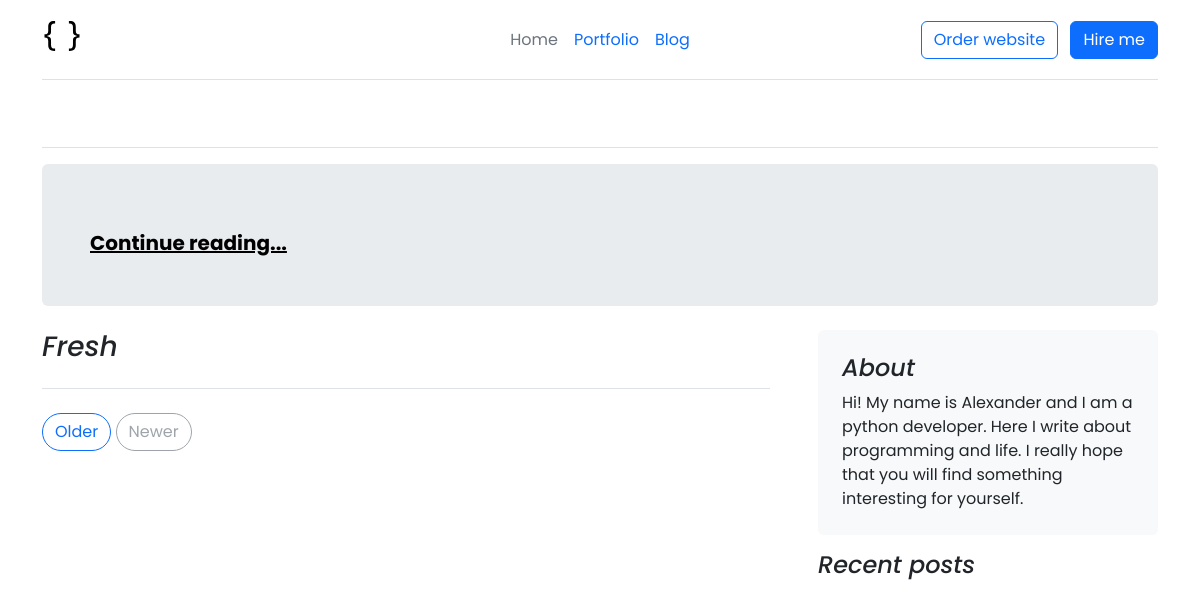
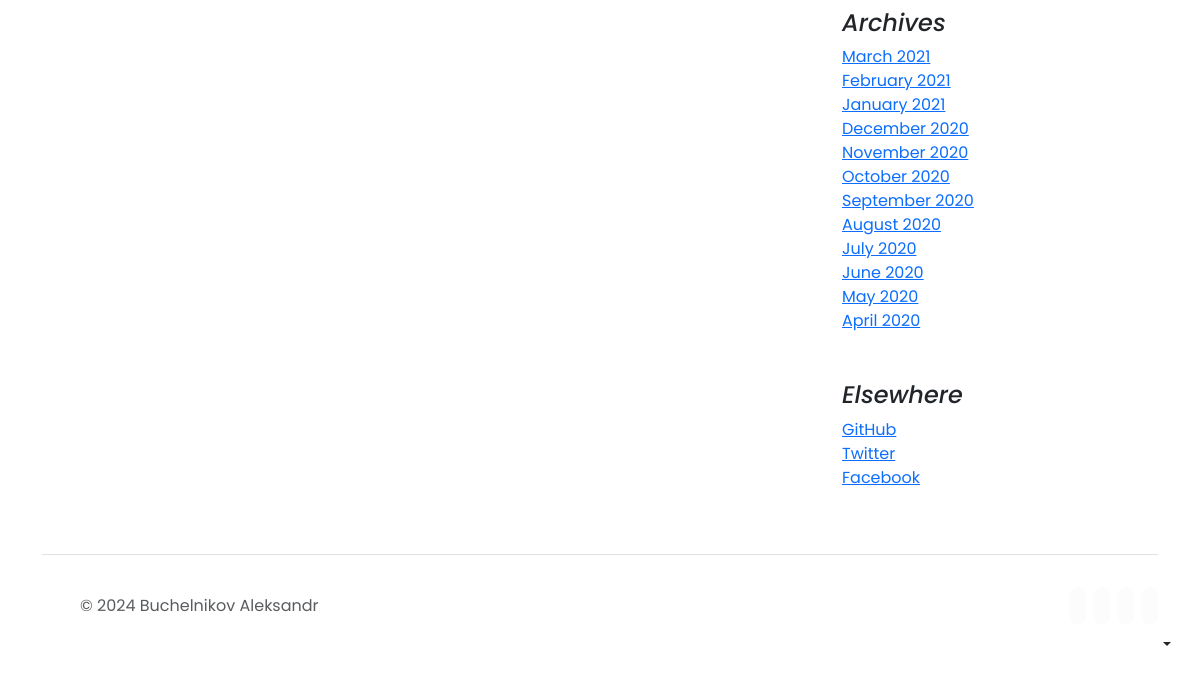
Page /blog/ on the earlier database version (2 pictures, top to bottom).
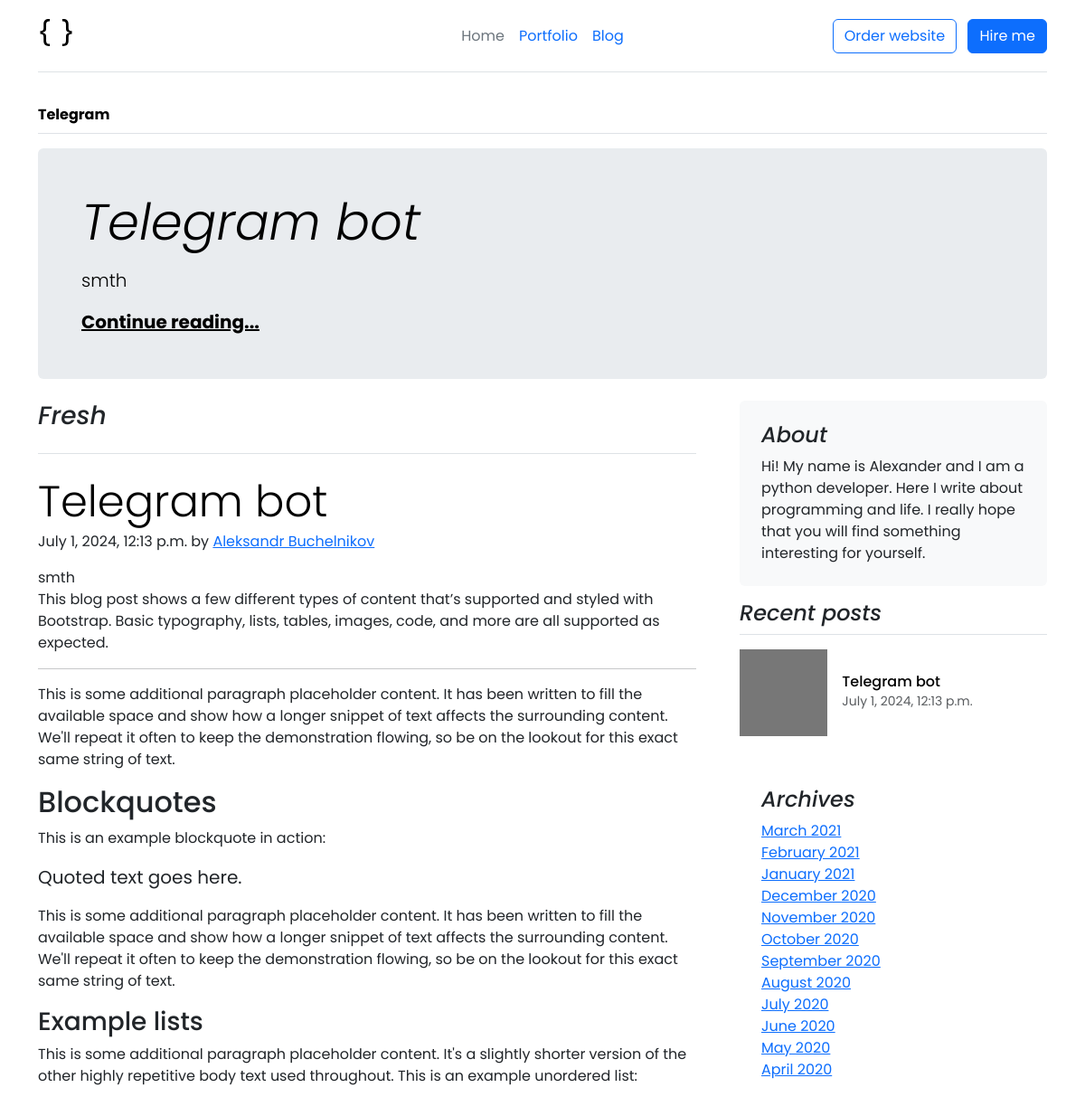
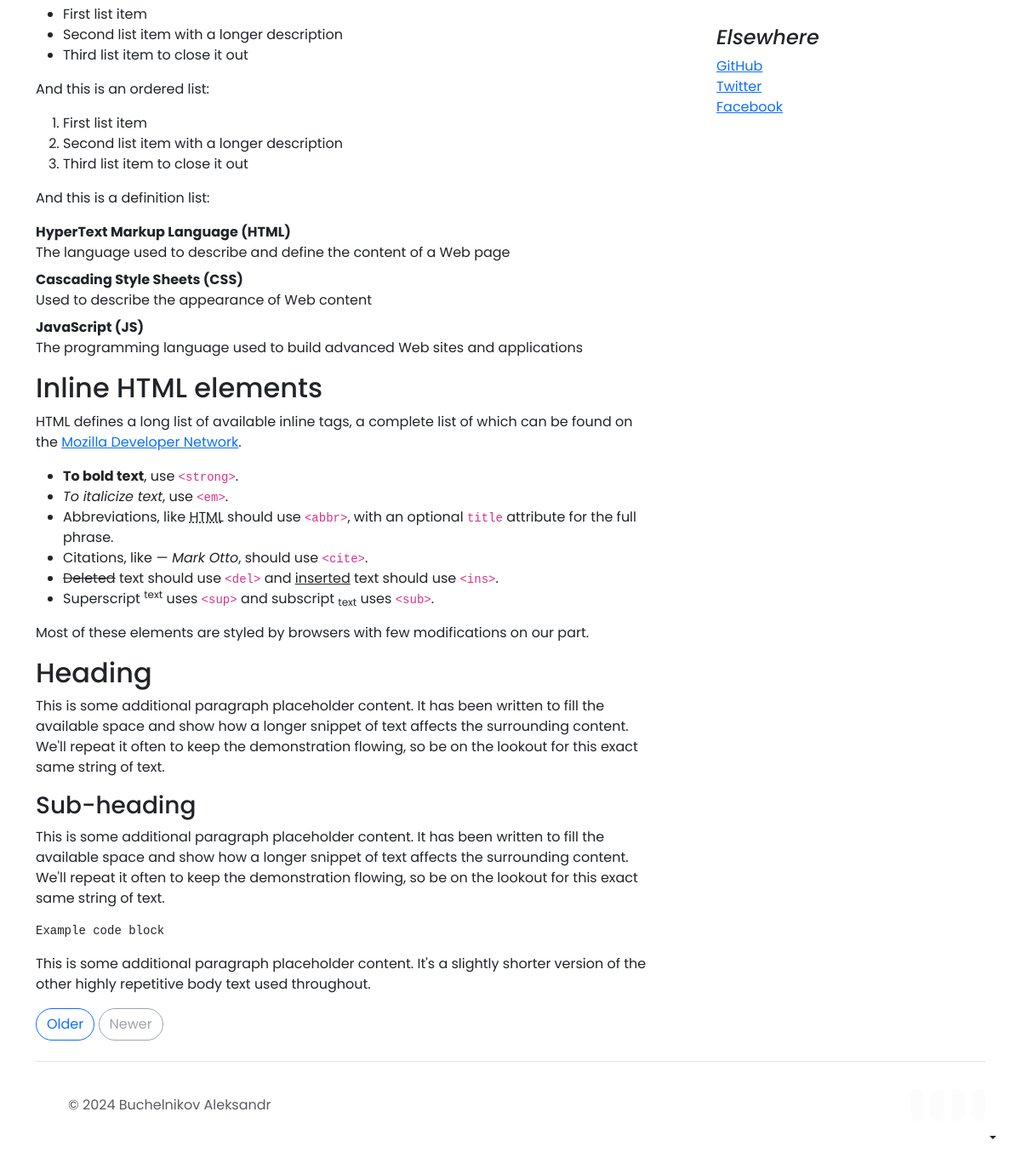
Same page on the later database version (2 pictures, top to bottom).
### blog/models.py (models this page shows, shortened)
class TitleModel(models.Model):
    name = models.CharField('Заголовок', max_length=MAXIMUM_STRING_LENGTH,)
    class Meta:
        abstract = True

class Post(TitleModel):
    text = models.TextField('Текст')
    pub_date = models.DateTimeField(
        'Дата и время публикации',
        help_text=(
            'Если установить дату и время в будущем'
            ' — можно делать отложенные публикации.'
        )
    )
    category = models.ForeignKey(
        Category,
        verbose_name='Категория',
        on_delete=models.SET_NULL,
        null=True,
    )
    main_foto = models.ImageField(
        'Фото',
        upload_to='post_images',
        blank=True,
    )
    class Meta:
        verbose_name = 'публикация'
        verbose_name_plural = 'Публикации'
        default_related_name = 'posts'
        ordering = ('-pub_date',)

class Category(TitleModel):
    description = models.TextField('Описание')
    slug = models.SlugField(
        'Идентификатор',
        unique=True,
        max_length=64,
        help_text=(
            'Идентификатор страницы для URL; разрешены символы латиницы, '
            'цифры, дефис и подчёркивание.'
        ),
    )
    def __str__(self):
        return self.name[:NUMBER_OF_VISIBLE_CHATACTERS]

### blog/views.py (the view)
# urls.py: path('blog/', views.PostListView.as_view(), name='all_posts'),
class PostListView(ListView):
    model = Post
    ordering = '-pub_date'
    paginate_by = 8
    template_name = 'blog/post_list.html'

### templates/blog/post_list.html (shortened to what this page needs)
{% extends "base.html" %}
{% load static %}
{% block content %}
{% include "includes/toggle-theme.html" %}
<div class="container">
  <div class="nav-scroller py-1 mb-3 border-bottom">
    <nav class="nav nav-underline justify-content-between">
      {% for post in page_obj %}
        <a class="nav-item nav-link link-body-emphasis active" href="#">{{ post.category }}</a>
      {% endfor %}
    </nav>
  </div>
</div>
<main class="container">
  <div class="p-4 p-md-5 mb-4 rounded text-body-emphasis bg-body-secondary">
    <div class="col-lg-6 px-0">
      {% with page_obj|first as first_post %}
        <h1 class="display-4 fst-italic">{{ first_post.name }}</h1>
        <p class="lead my-3">{{ first_post.text|truncatechars:250 }}</p>
        <p class="lead mb-0"><a href="#" class="text-body-emphasis fw-bold">Continue reading...</a></p>
      {% endwith %}
    </div>
  </div>
  <div class="row g-5">
    <div class="col-md-8">
      <h3 class="pb-4 mb-4 fst-italic border-bottom">
        Fresh
      </h3>
      {% for post in page_obj|slice:":2" %}
        <article class="blog-post">
          <h2 class="display-5 link-body-emphasis mb-1">{{ post.name }}</h2>
          <p class="blog-post-meta">{{post.pub_date}} by <a href="#">Aleksandr Buchelnikov</a></p>
          {{ post.text }}
          <p>This blog post shows a few different types of content that’s supported and styled with Bootstrap. Basic typography, lists, tables, images, code, and more are all supported as expected.</p>
          <hr>
          <p>This is some additional paragraph placeholder content. It has been written to fill the available space and show how a longer snippet of text affects the surrounding content. We'll repeat it often to keep the demonstration flowing, so be on the lookout for this exact same string of text.</p>
          <h2>Blockquotes</h2>
          <p>This is an example blockquote in action:</p>
          <blockquote class="blockquote">
            <p>Quoted text goes here.</p>
          </blockquote>
          <p>This is some additional paragraph placeholder content. It has been written to fill the available space and show how a longer snippet of text affects the surrounding content. We'll repeat it often to keep the demonstration flowing, so be on the lookout for this exact same string of text.</p>
          <h3>Example lists</h3>
          <p>This is some additional paragraph placeholder content. It's a slightly shorter version of the other highly repetitive body text used throughout. This is an example unordered list:</p>
          <ul>
            <li>First list item</li>
            <li>Second list item with a longer description</li>
            <li>Third list item to close it out</li>
          </ul>
          <p>And this is an ordered list:</p>
          <ol>
            <li>First list item</li>
            <li>Second list item with a longer description</li>
            <li>Third list item to close it out</li>
          </ol>
          <p>And this is a definition list:</p>
          <dl>
            <dt>HyperText Markup Language (HTML)</dt>
            <dd>The language used to describe and define the content of a Web page</dd>
            <dt>Cascading Style Sheets (CSS)</dt>
            <dd>Used to describe the appearance of Web content</dd>
            <dt>JavaScript (JS)</dt>
            <dd>The programming language used to build advanced Web sites and applications</dd>
          </dl>
          <h2>Inline HTML elements</h2>
          <p>HTML defines a long list of available inline tags, a complete list of which can be found on the <a href="https://developer.mozilla.org/en-US/docs/Web/HTML/Element">Mozilla Developer Network</a>.</p>
          <ul>
            <li><strong>To bold text</strong>, use <code class="language-plaintext highlighter-rouge">&lt;strong&gt;</code>.</li>
            <li><em>To italicize text</em>, use <code class="language-plaintext highlighter-rouge">&lt;em&gt;</code>.</li>
            <li>Abbreviations, like <abbr title="HyperText Markup Language">HTML</abbr> should use <code class="language-plaintext highlighter-rouge">&lt;abbr&gt;</code>, with an optional <code class="language-plaintext highlighter-rouge">title</code> attribute for the full phrase.</li>
            <li>Citations, like <cite>— Mark Otto</cite>, should use <code class="language-plaintext highlighter-rouge">&lt;cite&gt;</code>.</li>
            <li><del>Deleted</del> text should use <code class="language-plaintext highlighter-rouge">&lt;del&gt;</code> and <ins>inserted</ins> text should use <code class="language-plaintext highlighter-rouge">&lt;ins&gt;</code>.</li>
            <li>Superscript <sup>text</sup> uses <code class="language-plaintext highlighter-rouge">&lt;sup&gt;</code> and subscript <sub>text</sub> uses <code class="language-plaintext highlighter-rouge">&lt;sub&gt;</code>.</li>
          </ul>
          <p>Most of these elements are styled by browsers with few modifications on our part.</p>
          <h2>Heading</h2>
          <p>This is some additional paragraph placeholder content. It has been written to fill the available space and show how a longer snippet of text affects the surrounding content. We'll repeat it often to keep the demonstration flowing, so be on the lookout for this exact same string of text.</p>
          <h3>Sub-heading</h3>
          <p>This is some additional paragraph placeholder content. It has been written to fill the available space and show how a longer snippet of text affects the surrounding content. We'll repeat it often to keep the demonstration flowing, so be on the lookout for this exact same string of text.</p>
          <pre><code>Example code block</code></pre>
          <p>This is some additional paragraph placeholder content. It's a slightly shorter version of the other highly repetitive body text used throughout.</p>
        </article>
      {% endfor %}
      <nav class="blog-pagination" aria-label="Pagination">
        <a class="btn btn-outline-primary rounded-pill" href="#">Older</a>
        <a class="btn btn-outline-secondary rounded-pill disabled" aria-disabled="true">Newer</a>
      </nav>
    </div>
    <div class="col-md-4">
      <div class="position-sticky" style="top: 2rem;">
        {% include "includes/blog_sidebar.html" %}
      </div>
    </div>
  </div>
</main>
{% endblock %}

### templates/base.html (shortened to what this page needs)
<!DOCTYPE html>
<html lang="en">
  <head>
    {% load static %}
    <link href="{% static 'bootstrap/css/bootstrap.min.css' %}" rel="stylesheet">
    <link href="{% static 'bootstrap/main.css' %}" rel="stylesheet">
    <link href="{% static 'bootstrap/badges/badges.css' %}" rel="stylesheet">
    <link href="{% static 'bootstrap/features/features.css' %}" rel="stylesheet">
    <link href="{% static 'bootstrap/headers/headers.css' %}" rel="stylesheet">
    <link href="{% static 'bootstrap/assets/dist/css/bootstrap.min.css' %}" rel="stylesheet">
  </head>
  <body>
    {% include "includes/header.html" %}
    <main>
      {% block content %}Контента пока нет :({% endblock %}
    </main>
    {% include "includes/footer.html" %}
  </body>
</html>

### templates/includes/header.html (shortened to what this page needs)
{% load static %}
<div class="container">
  <header class="d-flex flex-wrap align-items-center justify-content-center justify-content-md-between py-3 mb-4 border-bottom">
    <div class="col-md-3 mb-2 mb-md-0">
      <a href="/" class="d-inline-flex link-body-emphasis text-decoration-none">
      </a>
    </div>
    <ul class="nav col-12 col-md-auto mb-2 justify-content-center mb-md-0">
      <li><a href="{% url 'mainpage:main' %}" class="nav-link px-2 link-secondary">Home</a></li>
      <li><a href="{% url 'portfolio:all_projects' %}" class="nav-link px-2">Portfolio</a></li>
      <li><a href="{% url 'blog:all_posts' %}" class="nav-link px-2">Blog</a></li>
    </ul>
    <div class="col-md-3 text-end">
      <button type="button" class="btn btn-outline-primary me-2">Order website</button>
      <button type="button" class="btn btn-primary">Hire me</button>
    </div>
  </header>
</div>

### templates/includes/toggle-theme.html (shortened to what this page needs)
<div class="dropdown position-fixed bottom-0 end-0 mb-3 me-3 bd-mode-toggle">
  <button class="btn btn-bd-primary py-2 dropdown-toggle d-flex align-items-center"
    id="bd-theme"
    type="button"
    aria-expanded="false"
    data-bs-toggle="dropdown"
    aria-label="Toggle theme (auto)">
    <svg class="bi my-1 theme-icon-active" width="1em" height="1em"><use href="#circle-half"></use></svg>
  </button>
</div>

### templates/includes/blog_sidebar.html
<div class="p-4 mb-3 bg-body-tertiary rounded">
  <h4 class="fst-italic">About</h4>
  <p class="mb-0">
    Hi! My name is Alexander and I am a python developer.
    Here I write about programming and life. I really hope that you will find something interesting for yourself.
  </p>
</div>
<div>
  <h4 class="fst-italic">Recent posts</h4>
  <ul class="list-unstyled">
    {% for post in page_obj|slice:":3" %}
      <li>
        <a class="d-flex flex-column flex-lg-row gap-3 align-items-start align-items-lg-center py-3 link-body-emphasis text-decoration-none border-top" href="#">
          <svg class="bd-placeholder-img" width="100%" height="96" xmlns="http://www.w3.org/2000/svg" aria-hidden="true" preserveAspectRatio="xMidYMid slice" focusable="false"><rect width="100%" height="100%" fill="#777"/></svg>
          <div class="col-lg-8">
            <h6 class="mb-0">{{ post.name }}</h6>
            <small class="text-body-secondary">{{ post.pub_date }}</small>
          </div>
        </a>
      </li>
    {% endfor %}
  </ul>
</div>
<div class="p-4">
  <h4 class="fst-italic">Archives</h4>
  <ol class="list-unstyled mb-0">
    <li><a href="#">March 2021</a></li>
    <li><a href="#">February 2021</a></li>
    <li><a href="#">January 2021</a></li>
    <li><a href="#">December 2020</a></li>
    <li><a href="#">November 2020</a></li>
    <li><a href="#">October 2020</a></li>
    <li><a href="#">September 2020</a></li>
    <li><a href="#">August 2020</a></li>
    <li><a href="#">July 2020</a></li>
    <li><a href="#">June 2020</a></li>
    <li><a href="#">May 2020</a></li>
    <li><a href="#">April 2020</a></li>
  </ol>
</div>
<div class="p-4">
  <h4 class="fst-italic">Elsewhere</h4>
  <ol class="list-unstyled">
    <li><a href="#">GitHub</a></li>
    <li><a href="#">Twitter</a></li>
    <li><a href="#">Facebook</a></li>
  </ol>
</div>

### templates/includes/footer.html
{% load static %}
<div class="container">
  <footer class="d-flex flex-wrap justify-content-between align-items-center py-3 my-4 border-top">
    <div class="col-md-4 d-flex align-items-center">
      <a href="/" class="mb-3 me-2 mb-md-0 text-body-secondary text-decoration-none lh-1">
        <svg class="bi" width="30" height="24"><use xlink:href="#bootstrap"/></svg>
      </a>
      <span class="mb-3 mb-md-0 text-body-secondary">&copy; 2024 Buchelnikov Aleksandr</span>
    </div>
    <div class="d-flex gap-2 justify-content-md-end py-3 text-start">
      {% include "includes/contact_badges.html" %}
    </div>
  </footer>
</div>

### templates/includes/contact_badges.html (shortened to what this page needs)
<a href="https://t.me/aleksandr_buchelnikov">
  <span class="badge d-flex align-items-center p-1 pe-2 bg-light-subtle border-light-subtle rounded-pill">
  </span>
</a>
<a href="https://www.linkedin.com/in/aleksandr-buchelnikov/">
  <span class="badge d-flex align-items-center p-1 pe-2 bg-light-subtle border-light-subtle rounded-pill">
  </span>
</a>
<a href="mailto:al.buchelnikov@gmail.com">
  <span class="badge d-flex align-items-center p-1 pe-2 bg-light-subtle border-light-subtle rounded-pill">
  </span>
</a>
<a href="https://github.com/AVanslov">
  <span class="badge d-flex align-items-center p-1 pe-2 bg-light-subtle border-light-subtle rounded-pill">
  </span>
</a>

Differences in the rows shown:
added Post: category "Telegram", name "Telegram bot", text "smth", pub_date "July 1, 2024, 12:13 p.m."
